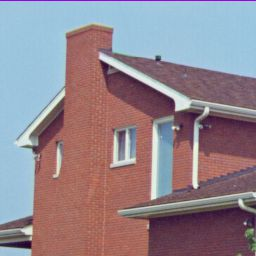
//> input picture data/input.jpg, 256 x 256 px
$ ./lab07   (built with g++ and OpenCV 4)
//> lines starting //> are read from the running program, lines starting //| are printed output that depends on the picture
#include <opencv2/opencv.hpp>
#include <iostream>

using namespace cv;
using namespace std;

int main() {
    std::string image_path = DATA_DIR "/input.jpg";
    cv::Mat img = cv::imread(image_path);
//> img is the input picture: 256 rows x 256 cols, CV_8UC3; mean B, G, R 141.9, 133, 146.5
    if (img.empty()) {
        cout << "Image not found!" << endl;
        return -1;
    }
    Mat sobel, prewitt, canny, laplacian;
    Sobel(img, sobel, CV_8U, 1, 0);
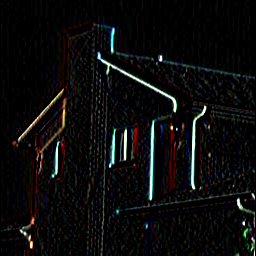
//> sobel: 256 rows x 256 cols, CV_8UC3; mean B, G, R 11.7, 11.8, 11.7

    // Аппроксимация оператора Прюитт
    Mat kernelx = (Mat_<float>(3,3) << -1,0,1,-1,0,1,-1,0,1);
    filter2D(img, prewitt, CV_8U, kernelx);
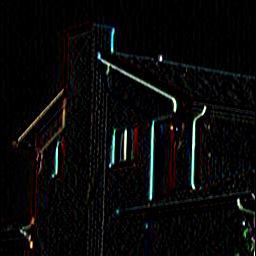
//> prewitt: 256 rows x 256 cols, CV_8UC3; mean B, G, R 9, 9.2, 8.7

    Canny(img, canny, 100, 200);
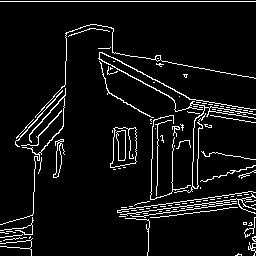
//> canny: 256 rows x 256 cols, CV_8UC1; 6.5% white in thin lines or dots
    Laplacian(img, laplacian, CV_8U);
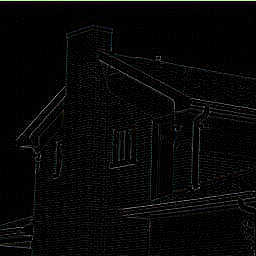
//> laplacian: 256 rows x 256 cols, CV_8UC3; mean B, G, R 6.8, 6.9, 6.8

    imwrite("output_sobel.jpg", sobel);
    imwrite("output_prewitt.jpg", prewitt);
    imwrite("output_canny.jpg", canny);
    imwrite("output_laplacian.jpg", laplacian);
    return 0;
}
